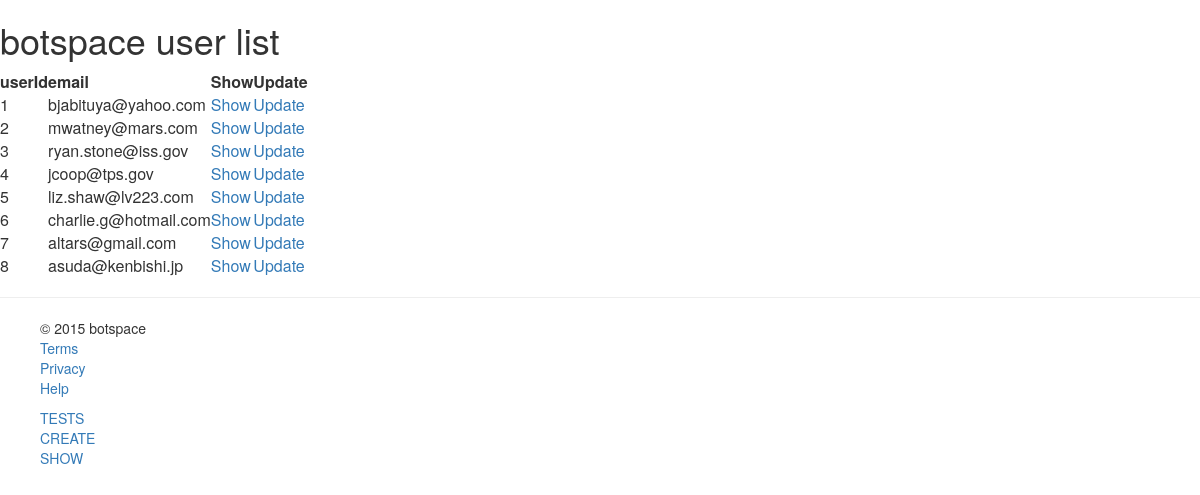
The app's page /WebContent/user/show/all with its own data.
### tables this page shows
CREATE TABLE Users (
  userId             int(11) NOT NULL AUTO_INCREMENT,
  email              varchar (255) UNIQUE NOT NULL,
  password           varchar(255),
  date_created       TIMESTAMP DEFAULT CURRENT_TIMESTAMP,
  PRIMARY KEY (userId)
);

### WebContent/models/User.class.php (called while the page is built, shortened)
<?php
class User {
	private $formInput;
	private $userId;
	private $email;
	public function __construct($formInput = null) {
		$this->formInput = $formInput;
	}
	public function setUserId($id) {
		$this->userId = $id;
	}
	public function getEmail() {
		return $this->email;
	}
	public function getUserId() {
		return $this->userId;
	}
	private function extractForm($valueName) {
		if (isset($this->formInput[$valueName])) {
			$value = trim($this->formInput[$valueName]);
			$value = stripslashes ($value);
			$value = htmlspecialchars ($value);
			return $value;
		}
	}
	private function validateEmail() {
		$this->email = $this->extractForm('email');
	}
}
?>

### WebContent/models/UsersDB.class.php (called while the page is built, shortened)
<?php
class UsersDB {
	public static function getUserRowSetsBy($type = null, $value = null) {
		$allowedTypes = ["userId", "email"];
		$userRowSets = array();
		try {
			$db = Database::getDB();
			$query = "SELECT userId, email, password FROM Users";
			if (!is_null($type)) {
				if (!in_array($type, $allowedTypes))
					throw new PDOException("$type not an allowed search criterion for User");
				$query = $query . " WHERE ($type = :$type)";
				$statement = $db->prepare($query);
				$statement->bindParam(":$type", $value);
			} else {
				$query = $query . " ORDER BY userId ASC";
				$statement = $db->prepare($query);
			}
			$statement->execute();
			$userRowSets = $statement->fetchAll(PDO::FETCH_ASSOC);
		} catch (Exception $e) {
			echo "<p>Error getting user rows by $type: " . $e->getMessage() . "</p>";
		}
		return $userRowSets;
	}
	public static function getUsersArray($rowSets) {
		$users = array();
		if (!empty($rowSets)) {
			foreach ($rowSets as $userRow) {
				$user = new User($userRow);
				$user->setUserId($userRow['userId']);
				array_push ($users, $user);
			}
		}
		return $users;
	}
	public static function getUsersBy($type = null, $value = null) {
		$userRows = UsersDB::getUserRowSetsBy($type, $value);
		return UsersDB::getUsersArray($userRows);
	}
}
?>

### WebContent/views/UserView.class.php (the view, shortened to what this page needs)
<?php
class UserView {
	public static function showAll() {
		if (array_key_exists('headertitle', $_SESSION)) {
			MasterView::showHeader();
		}
		$users = (array_key_exists('users', $_SESSION)) ? $_SESSION['users'] : array();
		$base = (array_key_exists('base', $_SESSION)) ? $_SESSION['base'] : "";
		echo "<h1>botspace user list</h1>";
		echo "<table>";
		echo "<thead>";
		echo "<tr><th>userId</th><th>email</th><th>Show</th><th>Update</th></tr>";
		echo "</thead>";
		echo "<tbody>";
		foreach ($users as $user) {
			echo '<tr>';
			echo '<td>'.$user->getUserId().'</td>';
			echo '<td>'.$user->getEmail().'</td>';
			echo '<td><a href="/'.$base.'/user/show/'.$user->getUserId().'">Show</a></td>';
			echo '<td><a href="/'.$base.'/user/update/'.$user->getUserId().'">Update</a></td>';
			echo '</tr>';
		}
		echo "</tbody>";
		echo "</table>";
		MasterView::showFooter();
	}
}
?>

### WebContent/index.php (shortened to what this page needs)
<?php
	$url = parse_url($_SERVER["REQUEST_URI"], PHP_URL_PATH);
	list($fill, $base, $control, $action, $arguments) =
		explode('/', $url, 5) + array("", "", "", "", null);
	switch ($control) {
		case "user":
			UserController::run();
			break;
	};
?>

### WebContent/controllers/UserController.class.php (shortened to what this page needs)
<?php
class UserController {
	public static function run() {
		$action = (array_key_exists('action', $_SESSION)) ? $_SESSION['action'] : "";
		$arguments = (array_key_exists('arguments', $_SESSION)) ? $_SESSION['arguments'] : "";
		switch ($action) {
			case "show":
				if ($arguments == 'all') {
					$_SESSION['users'] = UsersDB::getUsersBy();
					UserView::showAll();
				} else {
					$users = UsersDB::getUsersBy('userId', $arguments);
					$_SESSION['user'] = $users[0];
					self::show();
				}
				break;
		}
	}
}
?>

### WebContent/views/MasterView.class.php (shortened to what this page needs)
<?php
class MasterView {
	public static function showHeader() {
		echo '<!DOCTYPE html lang="en"><html><head>';
		echo '<link rel="stylesheet" href="https://maxcdn.bootstrapcdn.com/bootstrap/3.3.5/css/bootstrap.min.css">';
		echo '<link rel="stylesheet" href="https://maxcdn.bootstrapcdn.com/bootstrap/3.3.5/css/bootstrap-theme.min.css">';
		echo '<link rel="stylesheet" href="css\site.css">';
		echo "</head>\n\t<body>\n";
    }
	public static function showFooter() {
		$base = (array_key_exists('base', $_SESSION))? $_SESSION['base']: "";
		echo '<hr>';
		echo '<footer>';
		echo '<ul>';
		echo '<li>&copy; 2015 botspace</li>';
		echo '<li><a href="/'.$base.'/terms.html">Terms</a></li>';
		echo '<li><a href="/'.$base.'/privacy.html">Privacy</a></li>';
		echo '<li><a href="/'.$base.'/help.html">Help</a></li>';
		echo '</ul>';
		echo '<ul class="footer-right">';
		echo '<li><a href="/'.$base.'/tests.html">TESTS</a></li>';
		echo '<li><a href="/'.$base.'/create">CREATE</a></li>';
		echo '<li><a href="/'.$base.'/show">SHOW</a></li>';
		echo '</ul>';
		echo '</footer>';
     }
}
?>

### WebContent/css/site.css (style rules this page uses)
footer ul { list-style: none; }

### records on screen
users: userId "1", email "bjabituya@yahoo.com"
users: userId "2", email "mwatney@mars.com"
users: userId "3", email "ryan.stone@iss.gov"
users: userId "4", email "jcoop@tps.gov"
users: userId "5", email "liz.shaw@lv223.com"
users: userId "6", email "charlie.g@hotmail.com"
users: userId "7", email "altars@gmail.com"
users: userId "8", email "asuda@kenbishi.jp"
